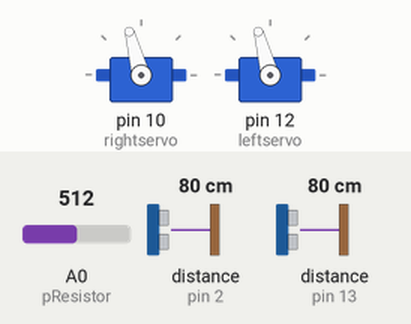
This sketch was run on a simulated Arduino Uno, built with avr-gcc and run on an emulated ATmega328P. Shown: 2 × servo. Wiring (inferred from the names in the program): 2 × ultrasonic range finder: trigger pin 2, echo pin 2 / trigger pin 13, echo pin 13. Inputs (shaded band) come from the test bench; at power-on: distance to the obstacle (sensors on pin 2, pin 13) 80 cm, A0 (pResistor) = 512. The echo pulse lasts 58.3 µs per cm.

Above: at 2.5 s.
2.6 s: distance to the obstacle (sensor on pin 2) set to 34 cm
5.6 s: distance to the obstacle (sensor on pin 2) set to 28 cm
At 6.1 s:
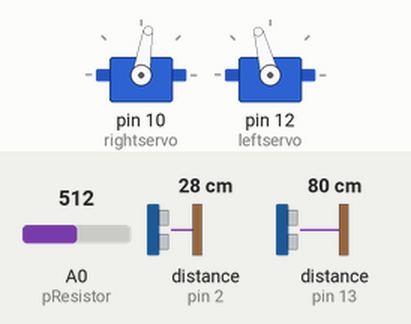
At 8.2 s:
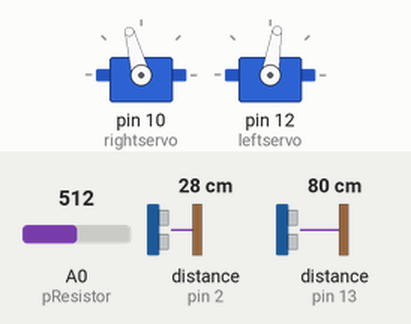
8.6 s: distance to the obstacle (sensor on pin 13) set to 2 cm
At 10.4 s:
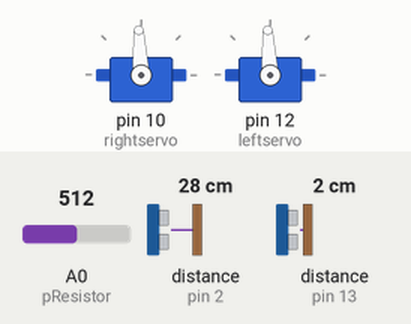
11.6 s: distance to the obstacle (sensor on pin 13) set to 60 cm
Timing chart, 0 to 15.6 s (numbered marks = the images above; inputs shaded):
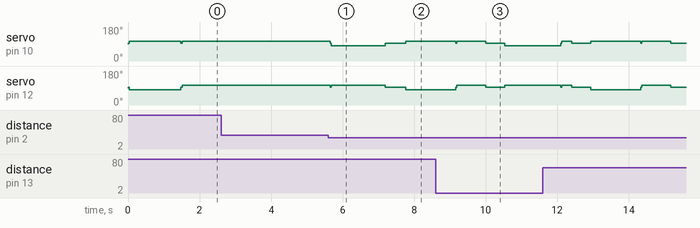

The sketch:

robotmovement.ino
```cpp
#include <Servo.h>

// Global Values //
bool debug = true;
bool inDarkRoom = false;
const int TRACE_DIST = 14;
const int MIN_TRACE_DIST = 6;

// Motors //
Servo rightservo;
Servo leftservo;
int i = 0;
const int dur = 16;

// Photo Resistor  //
int lightValue;
const int pResistor = A0;
const int pResistorRight = A1;
const int pResistorLeft =A2;

// Ping Sensors //
const int rightPing = 2;
const int leftPing = 13;

//************** SETUP FUNCTIONS *****************//
void setup() {
  if (debug == true){
    Serial.begin(9600);
  }
  motorSetup();
  PRSetup();
  initializeLocation();
}

void motorSetup() {
  rightservo.attach(10);
  leftservo.attach(12);
}

void PRSetup() {
  pinMode(pResistor, INPUT);
}

//************** MAIN LOOP **********************//
void loop() {
  // Robot Movement Control  //
  delay(500);
  if(!inDarkRoom){
    moveThroughCourse();
  }
  else {
    darkRoomMove();
  }
}

//************* High Level Algorithm Functions **************//
// Initial Robot Orientation
void initializeLocation() {
  if (!somethingLeft()) {
    turnLeft(90);
    while(!somethingFront()) {
      moveforward(1);
    }
    turnRight(90);
  }
}

// Course Movement
void moveThroughCourse() {
  if(lightLevel()>150) {
    if(somethingLeft()){
      if(lightLevel() > 800) {
        turnRight(15);
      }
      else if(lightLevel() < 350) {
        turnLeft(15);
      }
      else if(somethingFront()){
        turnRight(92);
        moveforward(1);
      }
      else if(tooCloseLeft()){
        Serial.println("turn");
        turnRight(7);
        moveforward(1);
      }
      else if(tooFarLeft()){
        turnLeft(5);
        moveforward(1);
      }
      else {
        Serial.println("straight");
        moveforward(1);
      }
    }
    else {
      turnLeft(87);
      moveforward(3);
    }
  }
  else {
    inDarkRoom = true;
  }
}

// Dark Room Movement
void darkRoomMove() {
  int range = 120;
  int angleSlice = 10;
  int whichAngle = 0;
  turnLeft(range/2);
  int highestLight = analogRead(pResistor);
  for(int i = 0; i < range/angleSlice; i++) {
   turnRight(angleSlice);
   if(analogRead(pResistor) > highestLight) {
     highestLight = analogRead(pResistor);
     whichAngle = i;
   }
  }
  turnLeft(range);
  turnRight(whichAngle * angleSlice);
  moveforward(5);
}

//*************** Hardware Operation Functions ***********//
// Photo Resistor Functions //
int rightLight(){
  int value = analogRead(pResistorRight);
  return value;
}
int leftLeft(){
  int value = analogRead(pResistorLeft);
  return value;
}
int lightLevel(){
  int value = analogRead(pResistor);
  return value;
}

// Ping Detector Functions //
long pingDistance(int pin) {
  pinMode(pin, OUTPUT);
  digitalWrite(pin, LOW);
  delayMicroseconds(2);
  digitalWrite(pin, HIGH);
  delayMicroseconds(5);
  digitalWrite(pin, LOW);
  pinMode(pin, INPUT);
  int duration = pulseIn(pin, HIGH);
  int inches = microsecondsToInches(duration);
  return inches;
}

long microsecondsToInches(long microseconds) {
  return microseconds / 74 / 2;
}

bool somethingLeft() {
  int dist = pingDistance(leftPing);
  return dist < TRACE_DIST;
}

bool somethingFront() {
  int dist = pingDistance(rightPing);
  return dist < TRACE_DIST-2;
}

bool tooCloseLeft() {
  int dist = pingDistance(leftPing);
  Serial.println(dist);
  return dist < MIN_TRACE_DIST;
}

bool tooFarLeft() {
  int dist = pingDistance(leftPing);
  return dist > 10 && dist < TRACE_DIST;
}

// Robot Motor Control Functions //
void moveforward(int dist) {
  for (i = 0; i < 2; i++ ) {
    rightservo.writeMicroseconds(1500);    // motor stop
    leftservo.writeMicroseconds(1500);
  }

  for (i = 0; i < dist*(dur+2); i++) {
    rightservo.writeMicroseconds(1625);     // full speed forward
    leftservo.writeMicroseconds(1625);
    delay(15);
  }
  for (i = 0; i < 2; i++ ) {
    rightservo.writeMicroseconds(1500);    // motor stop
    leftservo.writeMicroseconds(1500);
  }
}

void movebackward(int dist) {
    for (i = 0; i < 2; i++) {
    rightservo.writeMicroseconds(1500);    // motor stop
    leftservo.writeMicroseconds(1500);
    delay(15);
  }

  for (i = 0; i < dist*(dur+2); i++) {
    rightservo.writeMicroseconds(1375);     // full speed backward
    leftservo.writeMicroseconds(1375);
    delay(15);
  }
  for (i = 0; i < 2; i++) {
    rightservo.writeMicroseconds(1500);    // motor stop
    leftservo.writeMicroseconds(1500);
    delay(15);
  }
}

void turnLeft(int deg) {
  for (i = 0; i < 2; i++ ) {
    rightservo.writeMicroseconds(1500);    // motor stop
    leftservo.writeMicroseconds(1500);
    delay(15);
  }

  for (i = 0; i < 1.05*deg; i++) {
    rightservo.writeMicroseconds(1625);     //
    leftservo.writeMicroseconds(1375);
    delay(15);
  }
  for (i = 0; i < 2; i++ ) {
    rightservo.writeMicroseconds(1500);    // motor stop
    leftservo.writeMicroseconds(1500);
    delay(15);
  }
}

void turnRight(int deg) {
  for (i = 0; i < 2; i++ ) {
    rightservo.writeMicroseconds(1500);    // motor stop
    leftservo.writeMicroseconds(1500);
    delay(15);
  }

  for (i = 0; i < 1.11*deg; i++) {
    rightservo.writeMicroseconds(1375);     //
    leftservo.writeMicroseconds(1625);
    delay(15);
  }
  for (i = 0; i < 2; i++ ) {
    rightservo.writeMicroseconds(1500);    // motor stop
    leftservo.writeMicroseconds(1500);
    delay(15);
  }
}

//*************** Test Functions ****************//
void driveforwardtest(){
  moveforward(1);
}

void driveforwardpingtest(int R, int L){
  if (R > 12 && L > 12) {
    moveforward(1);
  }
}

void driveforwardlighttest(int light) {
  if (light > 150) {
    moveforward(1);
  }
}

void printlightdata(int light) {
  Serial.print("light: ");
  Serial.print(light);
  Serial.println();
}
```

Measured:
- the behaviour switches between 31 and 30 cm on distance to the obstacle (sensor on pin 2) (found by bisection; images 0 and 1)
- after the input at 5.6 s, servo on pin 10 (rightservo): 105° → 81° after 0.05 s, → 93° 1.5 s later, → 105° 0.57 s later; servo on pin 12 (leftservo): 105° → 93° after 1.6 s, → 81° 0.57 s later
